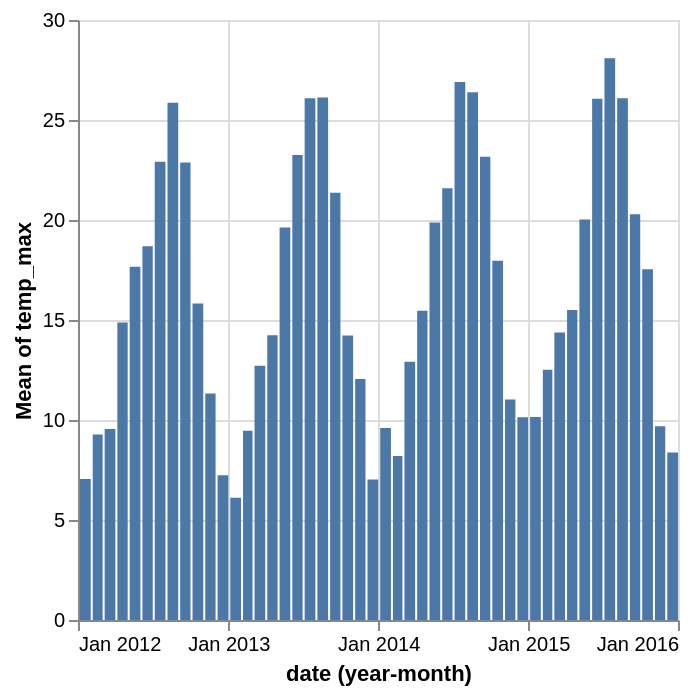

Vega-Lite specification stored for this chart:
### Vega-Lite specification from a JSON file in a GitHub repository (floating-point values rounded to 4 significant figures; data arrays with more than 128 entries replaced by an {"elided": "..."} marker saying what was removed)
{"$schema": "https://vega.github.io/schema/vega-lite/v4.json", "description": "Temperature in Seattle as a bar chart with yearmonth time unit.", "data": {"values": {"elided": "1461 records"}}, "mark": "bar", "encoding": {"x": {"timeUnit": "yearmonth", "field": "date"}, "y": {"aggregate": "mean", "field": "temp_max"}}}
